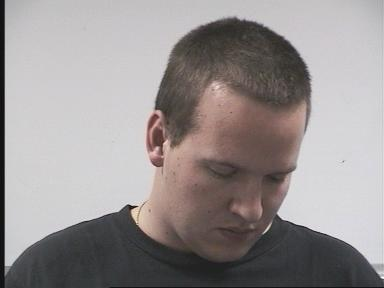
#> input picture dataset/images/person01206-60-15.jpg, 384 x 288 px; its folder holds only this picture in this run
$ python process_data.py   (Python 2 division)   (older library calls are emulated)
#> lines starting #> are read from the running program, lines starting #| are printed output that depends on the picture
import cv2
from PIL import Image
import numpy as np
import os
import glob
import shutil
import csv
import StringIO
import re

# resized image (90, 82)
def crop_n_resize(image_path):
#> called with image_path = 'dataset/images/person01206-60-15.jpg'
	img = Image.open(image_path).convert("L")
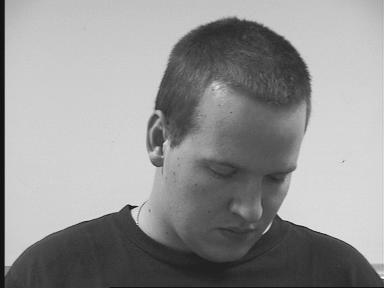
#> img: PIL image 384x288 L; min 11, max 255, mean 147.9


	img = img.crop( (50,0,img.size[0]-50, 260) )
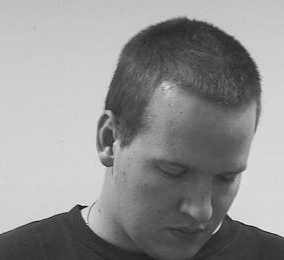
#> img: PIL image 284x260 L; min 11, max 238, mean 145.6


	new_width  = 90
	new_height = new_width * img.size[1] / img.size[0]
#> new_height = 82

	img = img.resize((new_width, new_height), Image.ANTIALIAS)
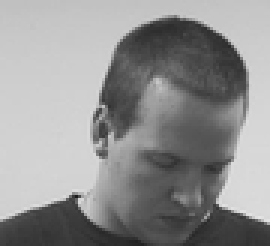
#> img: PIL image 90x82 L (shown 3 times larger); min 28, max 228, mean 145.6

	return img


def extract_pan_tilt(imageName):

	matchObj = re.match( r'^[a-zA-Z0-9]*([-|+][0-9]*)([-|+][0-9]*).jpg', imageName, re.M|re.I)

	if matchObj:
	    tilt = matchObj.group(1)
	    pan  = matchObj.group(2)
	else:
	   pan = 1000			# pan tilt not found in filename
	   tilt = 1000

	return int(pan), int(tilt)


def convert_to_1d_pixels(img):
	np_img = np.array(img)


	pixels = np.reshape(np_img, 90*82)
#> pixels = 7380 values, max 228 at index 6566, min 28 at index 5875, mean 145.6

	return pixels


def process_image(path):

	filename = os.path.basename(path)
	pan,tilt = extract_pan_tilt(filename)
	resized = crop_n_resize(path)
	_1d_pixels = convert_to_1d_pixels(resized)

	if pan == 0 and tilt == 0:
		direction = 0				# Front
	elif pan == 0 and tilt > 0:
		direction = 1				# Right
	elif pan == 0 and tilt < 0:
		direction = 2				# Left
	elif pan > 0 and tilt == 0:
		direction = 3				# Top
	elif pan < 0 and tilt == 0:
		direction = 4				# Bottom
	elif pan > 0 and tilt > 0:
		direction = 5				# Top Right
	elif pan > 0 and tilt < 0:
		direction = 6				# Top Left
	elif pan < 0 and tilt > 0:
		direction = 7				# Bottom Right
	else:
		direction = 8				# Bottom Left


	return _1d_pixels, pan, tilt, direction


def  main():

	_src_dir = "/home/awais/Desktop/AI/head_pose/dataset/images"

	out1 = csv.writer(open("classification_dataset.csv","w"), delimiter=',',quoting=csv.QUOTE_MINIMAL)

	row_id = 0

	out1.writerow(['row_id', 'image', 'direction'])		# classification

	errors = open('errors.txt','w');

	for jpgfile in glob.iglob(os.path.join( _src_dir , "*.jpg")):
		_1d_pixels, pan, tilt, direction = process_image(jpgfile)
#> pan = -15; tilt = -60; direction = 8
		if pan == 1000 and tilt == 1000:
			errors.write(jpgfile+"\n\r")
			continue


		s = StringIO.StringIO()
		np.savetxt(s, _1d_pixels, fmt='%i',newline=' ',delimiter='')
		pixels_str = s.getvalue()

		out1.writerow([row_id, pixels_str, direction])		# classification

		row_id += 1

		if row_id % 50 == 0:
			print row_id, "images processed"

main()

$ run again, on dataset/images/person02113-60+90.jpg
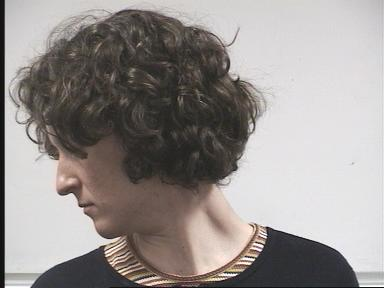
#> input picture dataset/images/person02113-60+90.jpg, 384 x 288 px
#> in crop_n_resize, `img = img.crop( (50,0,img.size[0]-50, 260) )`:
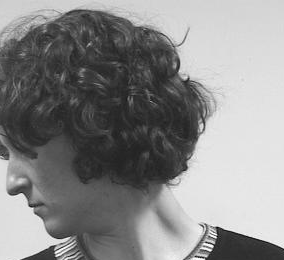
#> img: PIL image 284x260 L; min 1, max 254, mean 136.8
#> in crop_n_resize, `img = img.resize((new_width, new_height), Image.ANTIALIAS)`:
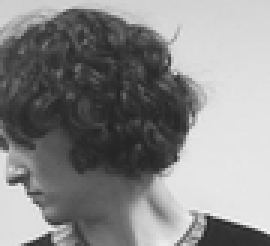
#> img: PIL image 90x82 L (shown 3 times larger); min 35, max 244, mean 136.8
#> pixels = 7380 values, max 244 at index 6835, min 35 at index 3816, mean 136.8
#> pan = 90; tilt = -60; direction = 6

$ run again, on dataset/images/person02157+15-30.jpg
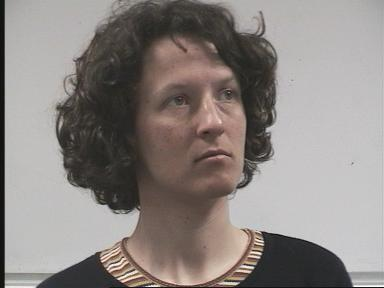
#> input picture dataset/images/person02157+15-30.jpg, 384 x 288 px
#> in crop_n_resize, `img = img.crop( (50,0,img.size[0]-50, 260) )`:
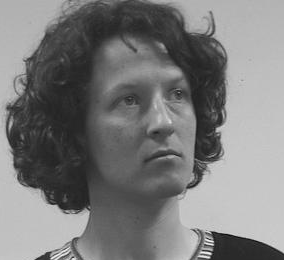
#> img: PIL image 284x260 L; min 7, max 248, mean 122.8
#> in crop_n_resize, `img = img.resize((new_width, new_height), Image.ANTIALIAS)`:
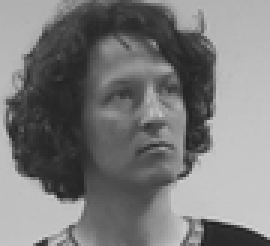
#> img: PIL image 90x82 L (shown 3 times larger); min 34, max 212, mean 122.8
#> pixels = 7380 values, max 212 at index 6925, min 34 at index 5779, mean 122.8
#> pan = -30; tilt = 15; direction = 7

$ run again, on dataset/images/person01232-15-15.jpg
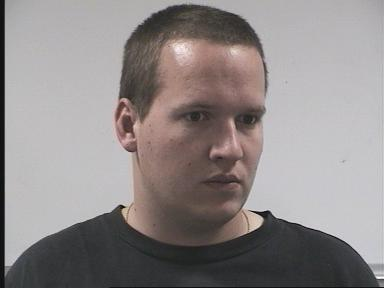
#> input picture dataset/images/person01232-15-15.jpg, 384 x 288 px
#> in crop_n_resize, `img = img.crop( (50,0,img.size[0]-50, 260) )`:
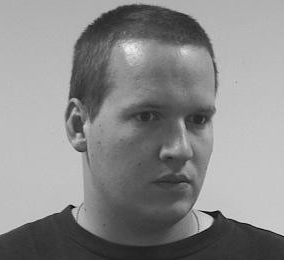
#> img: PIL image 284x260 L; min 2, max 243, mean 138.4
#> in crop_n_resize, `img = img.resize((new_width, new_height), Image.ANTIALIAS)`:
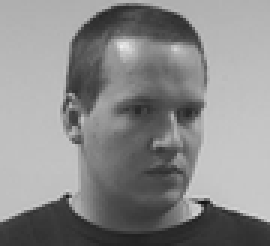
#> img: PIL image 90x82 L (shown 3 times larger); min 18, max 237, mean 138.4
#> pixels = 7380 values, max 237 at index 1390, min 18 at index 6097, mean 138.4
#> pan = -15; direction = 8
